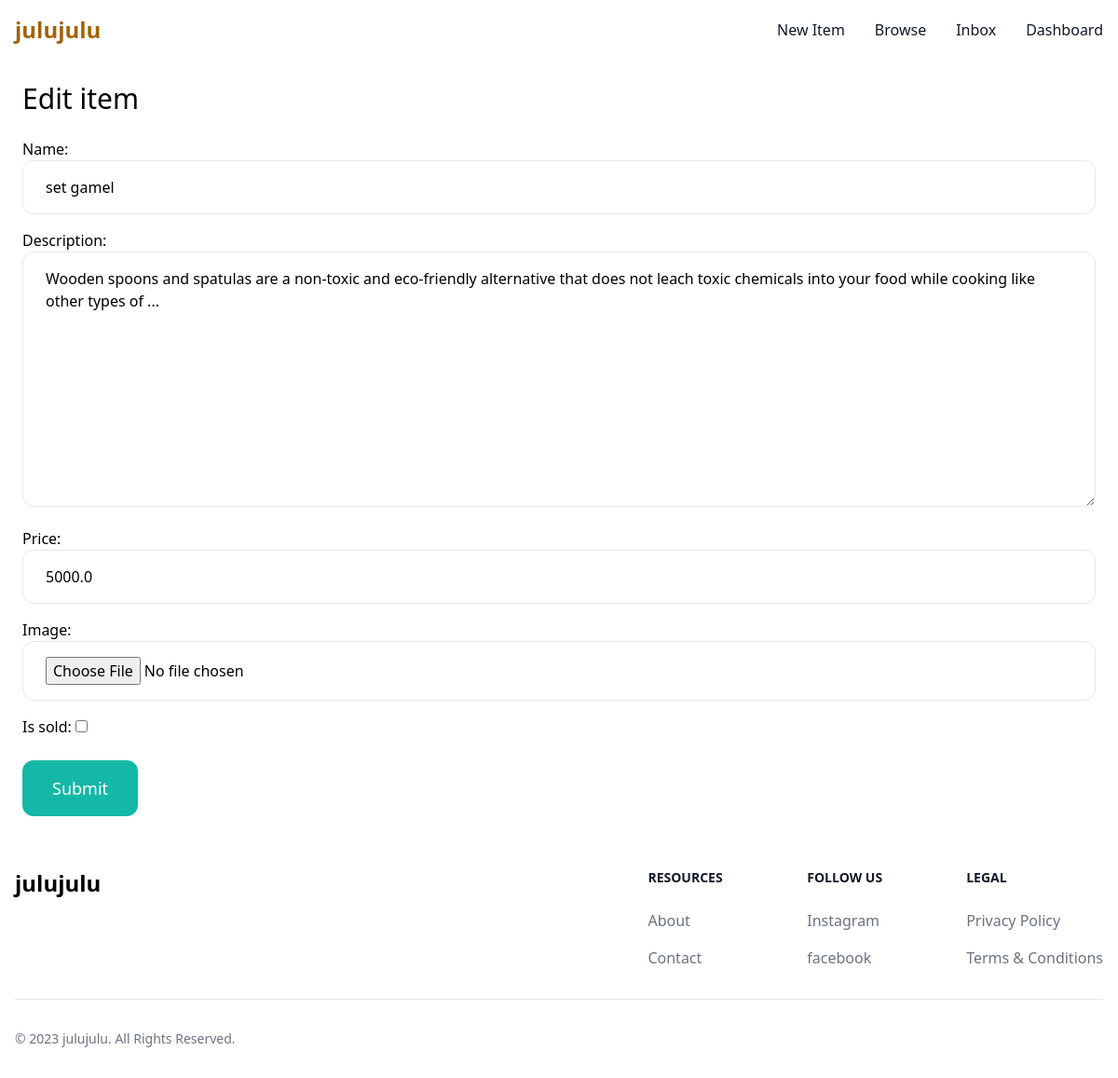
Screenshot of /items/9/edit/ (signed in) with the database file from the repository.
### item/models.py (models this page shows, shortened)
class Item(models.Model):
    category = models.ForeignKey(Category,related_name="items", on_delete=models.CASCADE)
    name = models.CharField(max_length=255)
    description = models.TextField(null=True, blank=True)
    price = models.FloatField()
    image = models.ImageField(upload_to='item_images',null=True, blank=True )
    is_sold = models.BooleanField(default=False)
    created_by = models.ForeignKey(User,related_name="items", on_delete=models.CASCADE)
    created_at = models.DateTimeField(auto_now_add=True)

### item/views.py (the view)
# urls.py: path('<int:pk>/edit/', views.edit, name='edit'),
@login_required
def edit(request,pk):
    item = get_object_or_404(Item,pk=pk,created_by=request.user)
    if request.method == 'POST':
        form = EditItemForm(request.POST,request.FILES,instance=item)
        if form.is_valid():
           form.save()
           return redirect("item:detail",pk=item.id)
    else:
        form = EditItemForm(instance=item)
    return render(request, 'item/form.html',{
        'form':form,
        'title': 'Edit item'
    })

### item/form.py
class EditItemForm(forms.ModelForm):
    class Meta:
        model = Item
        fields = ('name', 'description','price','image','is_sold')
        widgets = {
            'name': forms.TextInput(attrs={
                'class': INPUT_CLASSES
            }),
            'description': forms.Textarea(attrs={
                'class': INPUT_CLASSES
            }),
            'price': forms.TextInput(attrs={
                'class': INPUT_CLASSES
            }),
            'image': forms.FileInput(attrs={
                'class': INPUT_CLASSES
            }),
        }

### item/templates/item/form.html (shortened to what this page needs)
{% extends 'core/base.html' %}
{% block content%}
<h1 class="mb-6 text-3xl">{{ title }}</h1>
    <form action="." method="post" enctype="multipart/form-data">
        <div class="space-y-4">
            {{ form.as_p}}
        </div>
        <button class="py-4 mt-6 px-8 text-lg bg-teal-500 hover:bg-teal-700 rounded-xl text-white">Submit</button>
    </form>
{% endblock %}

### rows the page displays
Item: name "set gamel", description "Wooden spoons and spatulas are a non-toxic and eco-friendly alternative that does not leach toxic chemicals into your food while cooking like other types of ...", price "5000.0"

### other values shown
{{ title }} "Edit item"
